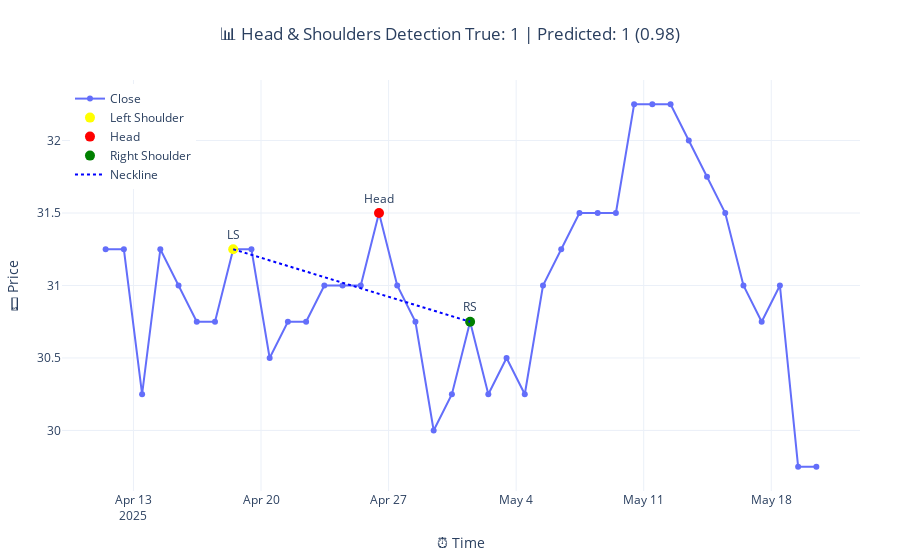
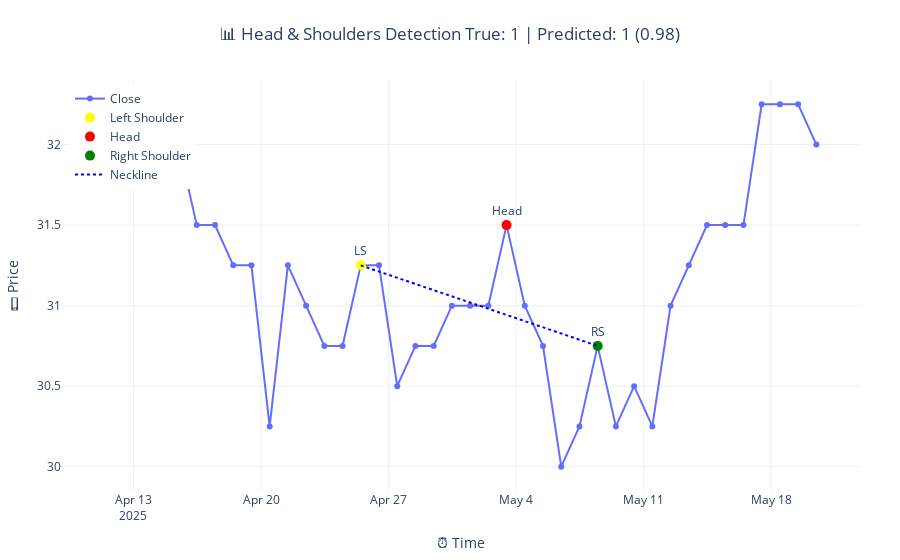
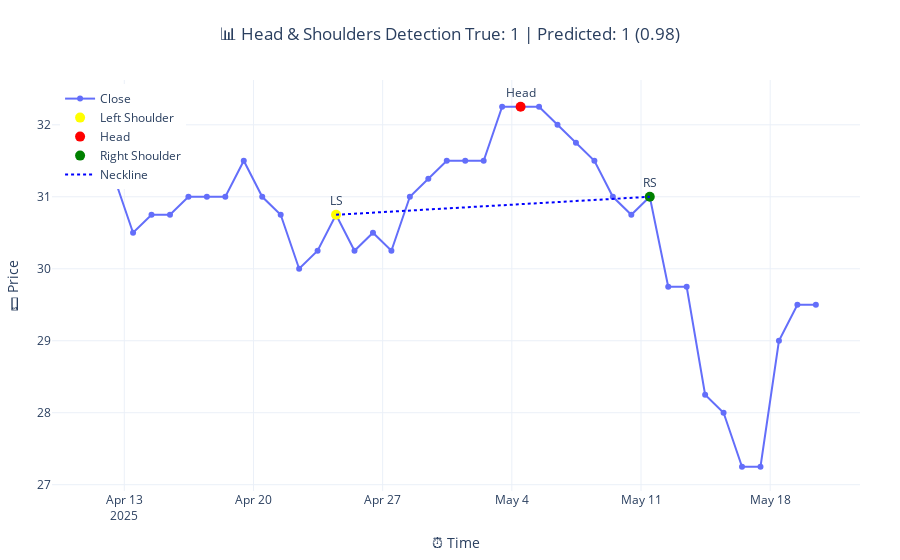

Source (notebook cell) for these figures, in order:
### Code cell
import plotly.graph_objects as go
import numpy as np
import pandas as pd

def mark_head_and_shoulders(close, tolerance=0.05):
    from scipy.signal import find_peaks
    peaks, _ = find_peaks(close, distance=3)
    if len(peaks) < 3:
        return None
    for i in range(len(peaks) - 2):
        ls, head, rs = peaks[i], peaks[i + 1], peaks[i + 2]
        ls_val, head_val, rs_val = close[ls], close[head], close[rs]
        if head_val > ls_val and head_val > rs_val:
            if abs(ls_val - rs_val) / max(ls_val, rs_val) < tolerance:
                return ls, head, rs
    return None

num_samples_to_plot = 3
indices = np.random.choice(len(X_test), num_samples_to_plot, replace=False)

for idx in indices:
    sample = X_test[idx].squeeze()  # Shape: (window,)
    true_label = y_test[idx]
    pred = model.predict(np.expand_dims(X_test[idx], axis=0))[0][0]
    pred_label = 1 if pred >= 0.5 else 0

    # Prepare time index
    time = pd.date_range(end=pd.Timestamp.today(), periods=len(sample))

    # Detect Head and Shoulders
    hs_points = mark_head_and_shoulders(sample)

    # Plot line chart for close price
    fig = go.Figure()
    fig.add_trace(go.Scatter(
        x=time,
        y=sample,
        mode='lines+markers',
        name='Close'
    ))

    if hs_points:
        ls, head, rs = hs_points
        fig.add_trace(go.Scatter(
            x=[time[ls]], y=[sample[ls]],
            mode='markers+text',
            marker=dict(color='yellow', size=10),
            text=["LS"], name="Left Shoulder", textposition="top center"
        ))
        fig.add_trace(go.Scatter(
            x=[time[head]], y=[sample[head]],
            mode='markers+text',
            marker=dict(color='red', size=10),
            text=["Head"], name="Head", textposition="top center"
        ))
        fig.add_trace(go.Scatter(
            x=[time[rs]], y=[sample[rs]],
            mode='markers+text',
            marker=dict(color='green', size=10),
            text=["RS"], name="Right Shoulder", textposition="top center"
        ))
        # Neckline
        fig.add_trace(go.Scatter(
            x=[time[ls], time[rs]],
            y=[sample[ls], sample[rs]],
            mode='lines',
            line=dict(color='blue', dash='dot'),
            name='Neckline'
        ))

    fig.update_layout(
        title=f"📊 Head & Shoulders Detection\nTrue: {true_label} | Predicted: {pred_label} ({pred:.2f})",
        title_x=0.5,
        xaxis_title="⏰ Time",
        yaxis_title="💵 Price",
        template="plotly_white",
        legend=dict(x=0.01, y=0.99),
        margin=dict(l=40, r=40, t=80, b=40),
)
    fig.show()

### Figure 1 — Plotly figure (JSON) as saved in the notebook; plotly's stock layout.template omitted (floating-point values rounded to 4 significant figures)
{"data": [{"mode": "lines+markers", "name": "Close", "type": "scatter", "x": ["2025-04-11T11:23:24.894914000", "2025-04-12T11:23:24.894914000", "2025-04-13T11:23:24.894914000", "2025-04-14T11:23:24.894914000", "2025-04-15T11:23:24.894914000", "2025-04-16T11:23:24.894914000", "2025-04-17T11:23:24.894914000", "2025-04-18T11:23:24.894914000", "2025-04-19T11:23:24.894914000", "2025-04-20T11:23:24.894914000", "2025-04-21T11:23:24.894914000", "2025-04-22T11:23:24.894914000", "2025-04-23T11:23:24.894914000", "2025-04-24T11:23:24.894914000", "2025-04-25T11:23:24.894914000", "2025-04-26T11:23:24.894914000", "2025-04-27T11:23:24.894914000", "2025-04-28T11:23:24.894914000", "2025-04-29T11:23:24.894914000", "2025-04-30T11:23:24.894914000", "2025-05-01T11:23:24.894914000", "2025-05-02T11:23:24.894914000", "2025-05-03T11:23:24.894914000", "2025-05-04T11:23:24.894914000", "2025-05-05T11:23:24.894914000", "2025-05-06T11:23:24.894914000", "2025-05-07T11:23:24.894914000", "2025-05-08T11:23:24.894914000", "2025-05-09T11:23:24.894914000", "2025-05-10T11:23:24.894914000", "2025-05-11T11:23:24.894914000", "2025-05-12T11:23:24.894914000", "2025-05-13T11:23:24.894914000", "2025-05-14T11:23:24.894914000", "2025-05-15T11:23:24.894914000", "2025-05-16T11:23:24.894914000", "2025-05-17T11:23:24.894914000", "2025-05-18T11:23:24.894914000", "2025-05-19T11:23:24.894914000", "2025-05-20T11:23:24.894914000"], "y": [31.25, 31.25, 30.25, 31.25, 31.0, 30.75, 30.75, 31.25, 31.25, 30.5, 30.75, 30.75, 31.0, 31.0, 31.0, 31.5, 31.0, 30.75, 30.0, 30.25, 30.75, 30.25, 30.5, 30.25, 31.0, 31.25, 31.5, 31.5, 31.5, 32.25, 32.25, 32.25, 32.0, 31.75, 31.5, 31.0, 30.75, 31.0, 29.75, 29.75]}, {"marker": {"color": "yellow", "size": 10}, "mode": "markers+text", "name": "Left Shoulder", "text": ["LS"], "textposition": "top center", "type": "scatter", "x": ["2025-04-18T11:23:24.894914"], "y": [31.25]}, {"marker": {"color": "red", "size": 10}, "mode": "markers+text", "name": "Head", "text": ["Head"], "textposition": "top center", "type": "scatter", "x": ["2025-04-26T11:23:24.894914"], "y": [31.5]}, {"marker": {"color": "green", "size": 10}, "mode": "markers+text", "name": "Right Shoulder", "text": ["RS"], "textposition": "top center", "type": "scatter", "x": ["2025-05-01T11:23:24.894914"], "y": [30.75]}, {"line": {"color": "blue", "dash": "dot"}, "mode": "lines", "name": "Neckline", "type": "scatter", "x": ["2025-04-18T11:23:24.894914", "2025-05-01T11:23:24.894914"], "y": [31.25, 30.75]}], "layout": {"legend": {"x": 0.01, "y": 0.99}, "margin": {"b": 40, "l": 40, "r": 40, "t": 80}, "title": {"text": "📊 Head & Shoulders Detection\nTrue: 1 | Predicted: 1 (0.98)", "x": 0.5}, "xaxis": {"title": {"text": "⏰ Time"}}, "yaxis": {"title": {"text": "💵 Price"}}}}

### Figure 2 — Plotly figure (JSON) as saved in the notebook; plotly's stock layout.template omitted (floating-point values rounded to 4 significant figures)
{"data": [{"mode": "lines+markers", "name": "Close", "type": "scatter", "x": ["2025-04-11T11:23:24.954966000", "2025-04-12T11:23:24.954966000", "2025-04-13T11:23:24.954966000", "2025-04-14T11:23:24.954966000", "2025-04-15T11:23:24.954966000", "2025-04-16T11:23:24.954966000", "2025-04-17T11:23:24.954966000", "2025-04-18T11:23:24.954966000", "2025-04-19T11:23:24.954966000", "2025-04-20T11:23:24.954966000", "2025-04-21T11:23:24.954966000", "2025-04-22T11:23:24.954966000", "2025-04-23T11:23:24.954966000", "2025-04-24T11:23:24.954966000", "2025-04-25T11:23:24.954966000", "2025-04-26T11:23:24.954966000", "2025-04-27T11:23:24.954966000", "2025-04-28T11:23:24.954966000", "2025-04-29T11:23:24.954966000", "2025-04-30T11:23:24.954966000", "2025-05-01T11:23:24.954966000", "2025-05-02T11:23:24.954966000", "2025-05-03T11:23:24.954966000", "2025-05-04T11:23:24.954966000", "2025-05-05T11:23:24.954966000", "2025-05-06T11:23:24.954966000", "2025-05-07T11:23:24.954966000", "2025-05-08T11:23:24.954966000", "2025-05-09T11:23:24.954966000", "2025-05-10T11:23:24.954966000", "2025-05-11T11:23:24.954966000", "2025-05-12T11:23:24.954966000", "2025-05-13T11:23:24.954966000", "2025-05-14T11:23:24.954966000", "2025-05-15T11:23:24.954966000", "2025-05-16T11:23:24.954966000", "2025-05-17T11:23:24.954966000", "2025-05-18T11:23:24.954966000", "2025-05-19T11:23:24.954966000", "2025-05-20T11:23:24.954966000"], "y": [31.75, 31.75, 32.0, 32.0, 32.0, 31.5, 31.5, 31.25, 31.25, 30.25, 31.25, 31.0, 30.75, 30.75, 31.25, 31.25, 30.5, 30.75, 30.75, 31.0, 31.0, 31.0, 31.5, 31.0, 30.75, 30.0, 30.25, 30.75, 30.25, 30.5, 30.25, 31.0, 31.25, 31.5, 31.5, 31.5, 32.25, 32.25, 32.25, 32.0]}, {"marker": {"color": "yellow", "size": 10}, "mode": "markers+text", "name": "Left Shoulder", "text": ["LS"], "textposition": "top center", "type": "scatter", "x": ["2025-04-25T11:23:24.954966"], "y": [31.25]}, {"marker": {"color": "red", "size": 10}, "mode": "markers+text", "name": "Head", "text": ["Head"], "textposition": "top center", "type": "scatter", "x": ["2025-05-03T11:23:24.954966"], "y": [31.5]}, {"marker": {"color": "green", "size": 10}, "mode": "markers+text", "name": "Right Shoulder", "text": ["RS"], "textposition": "top center", "type": "scatter", "x": ["2025-05-08T11:23:24.954966"], "y": [30.75]}, {"line": {"color": "blue", "dash": "dot"}, "mode": "lines", "name": "Neckline", "type": "scatter", "x": ["2025-04-25T11:23:24.954966", "2025-05-08T11:23:24.954966"], "y": [31.25, 30.75]}], "layout": {"legend": {"x": 0.01, "y": 0.99}, "margin": {"b": 40, "l": 40, "r": 40, "t": 80}, "title": {"text": "📊 Head & Shoulders Detection\nTrue: 1 | Predicted: 1 (0.98)", "x": 0.5}, "xaxis": {"title": {"text": "⏰ Time"}}, "yaxis": {"title": {"text": "💵 Price"}}}}

### Figure 3 — Plotly figure (JSON) as saved in the notebook; plotly's stock layout.template omitted (floating-point values rounded to 4 significant figures)
{"data": [{"mode": "lines+markers", "name": "Close", "type": "scatter", "x": ["2025-04-11T11:23:25.004235000", "2025-04-12T11:23:25.004235000", "2025-04-13T11:23:25.004235000", "2025-04-14T11:23:25.004235000", "2025-04-15T11:23:25.004235000", "2025-04-16T11:23:25.004235000", "2025-04-17T11:23:25.004235000", "2025-04-18T11:23:25.004235000", "2025-04-19T11:23:25.004235000", "2025-04-20T11:23:25.004235000", "2025-04-21T11:23:25.004235000", "2025-04-22T11:23:25.004235000", "2025-04-23T11:23:25.004235000", "2025-04-24T11:23:25.004235000", "2025-04-25T11:23:25.004235000", "2025-04-26T11:23:25.004235000", "2025-04-27T11:23:25.004235000", "2025-04-28T11:23:25.004235000", "2025-04-29T11:23:25.004235000", "2025-04-30T11:23:25.004235000", "2025-05-01T11:23:25.004235000", "2025-05-02T11:23:25.004235000", "2025-05-03T11:23:25.004235000", "2025-05-04T11:23:25.004235000", "2025-05-05T11:23:25.004235000", "2025-05-06T11:23:25.004235000", "2025-05-07T11:23:25.004235000", "2025-05-08T11:23:25.004235000", "2025-05-09T11:23:25.004235000", "2025-05-10T11:23:25.004235000", "2025-05-11T11:23:25.004235000", "2025-05-12T11:23:25.004235000", "2025-05-13T11:23:25.004235000", "2025-05-14T11:23:25.004235000", "2025-05-15T11:23:25.004235000", "2025-05-16T11:23:25.004235000", "2025-05-17T11:23:25.004235000", "2025-05-18T11:23:25.004235000", "2025-05-19T11:23:25.004235000", "2025-05-20T11:23:25.004235000"], "y": [31.25, 31.25, 30.5, 30.75, 30.75, 31.0, 31.0, 31.0, 31.5, 31.0, 30.75, 30.0, 30.25, 30.75, 30.25, 30.5, 30.25, 31.0, 31.25, 31.5, 31.5, 31.5, 32.25, 32.25, 32.25, 32.0, 31.75, 31.5, 31.0, 30.75, 31.0, 29.75, 29.75, 28.25, 28.0, 27.25, 27.25, 29.0, 29.5, 29.5]}, {"marker": {"color": "yellow", "size": 10}, "mode": "markers+text", "name": "Left Shoulder", "text": ["LS"], "textposition": "top center", "type": "scatter", "x": ["2025-04-24T11:23:25.004235"], "y": [30.75]}, {"marker": {"color": "red", "size": 10}, "mode": "markers+text", "name": "Head", "text": ["Head"], "textposition": "top center", "type": "scatter", "x": ["2025-05-04T11:23:25.004235"], "y": [32.25]}, {"marker": {"color": "green", "size": 10}, "mode": "markers+text", "name": "Right Shoulder", "text": ["RS"], "textposition": "top center", "type": "scatter", "x": ["2025-05-11T11:23:25.004235"], "y": [31]}, {"line": {"color": "blue", "dash": "dot"}, "mode": "lines", "name": "Neckline", "type": "scatter", "x": ["2025-04-24T11:23:25.004235", "2025-05-11T11:23:25.004235"], "y": [30.75, 31]}], "layout": {"legend": {"x": 0.01, "y": 0.99}, "margin": {"b": 40, "l": 40, "r": 40, "t": 80}, "title": {"text": "📊 Head & Shoulders Detection\nTrue: 1 | Predicted: 1 (0.98)", "x": 0.5}, "xaxis": {"title": {"text": "⏰ Time"}}, "yaxis": {"title": {"text": "💵 Price"}}}}
